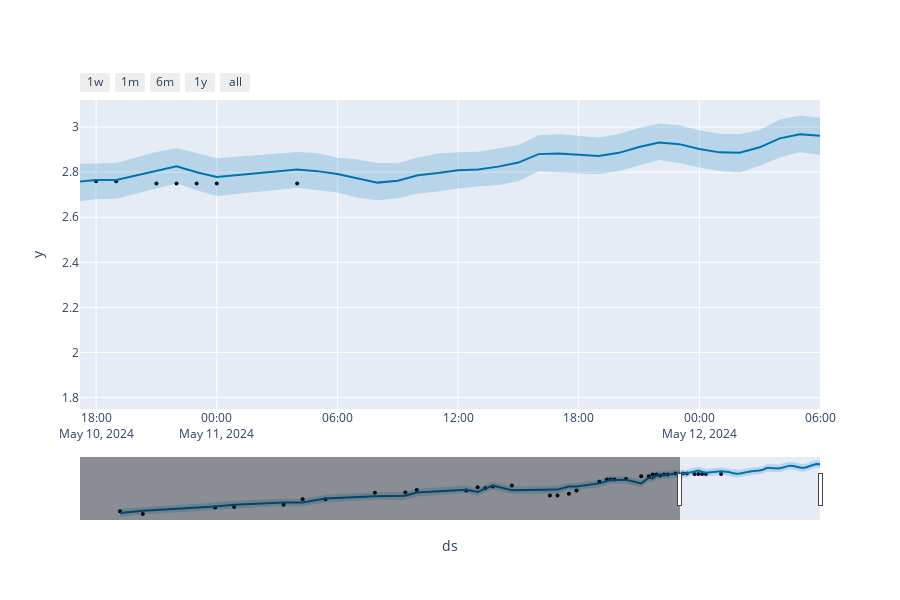

Here is the notebook cell this chart was saved with:
### Code cell
m = Prophet(
    yearly_seasonality=False,  
    weekly_seasonality=False,  
    daily_seasonality=True,    
    changepoint_range=0.8,     
    changepoint_prior_scale=0.8,
    changepoints=['2024-05-09 04:00:00'],
    growth="linear"         
)

# Defina os pontos de mudança
m.add_seasonality(name='daily', period=1, fourier_order=1, prior_scale = 0.01)
m.add_regressor("pos_wind", mode = "multiplicative", prior_scale = 0.8)

# Ajuste o modelo
m.fit(sao_goncalo_data)

# Realize previsões
future = m.make_future_dataframe(periods=26, freq='h')  

future['pos_wind'] = pos_wind['pos_wind']

forecast = m.predict(future)

# Visualize o resultado do modelo
plot_plotly(m, forecast)
